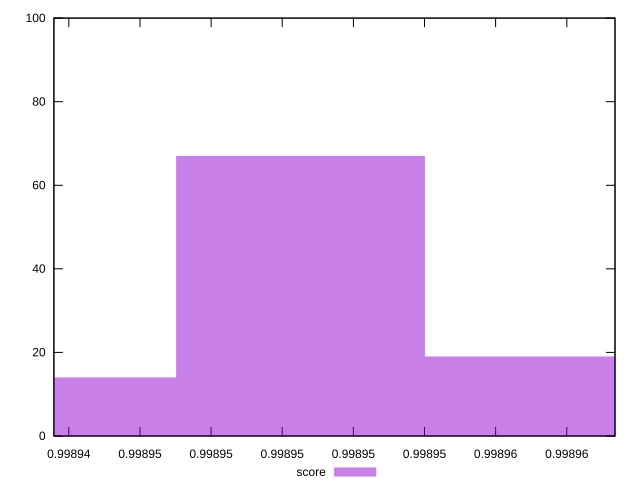

The script that saved this image:
reset

$score <<EOF
0.9989505122803916 67
0.9989575067525402 19
0.9989435178082429 14
EOF

set key outside below
set boxwidth 0.0000069944721487214085
set xrange [0.9989435797760928:0.9989593562789347]
set yrange [0:100]
set trange [0:100]
set style fill transparent solid 0.5 noborder
set terminal svg size 640, 490 enhanced background rgb 'white'
set output "report_00007_2020-12-11T15:55:29.892Z/interactive/samples/pages+cached+noexternal+nofonts+nosvg+noimg+nocss+nojs/score/histogram.svg"

plot $score title "score" with boxes

reset
